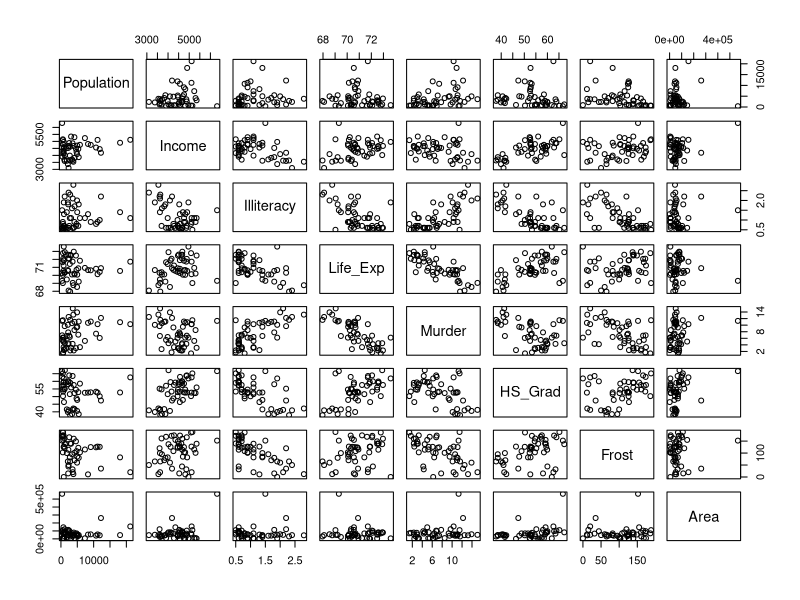
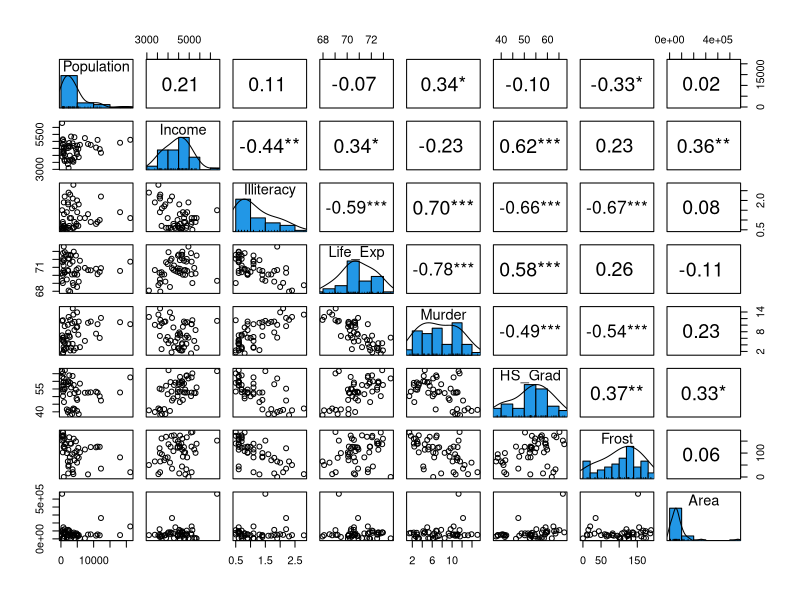
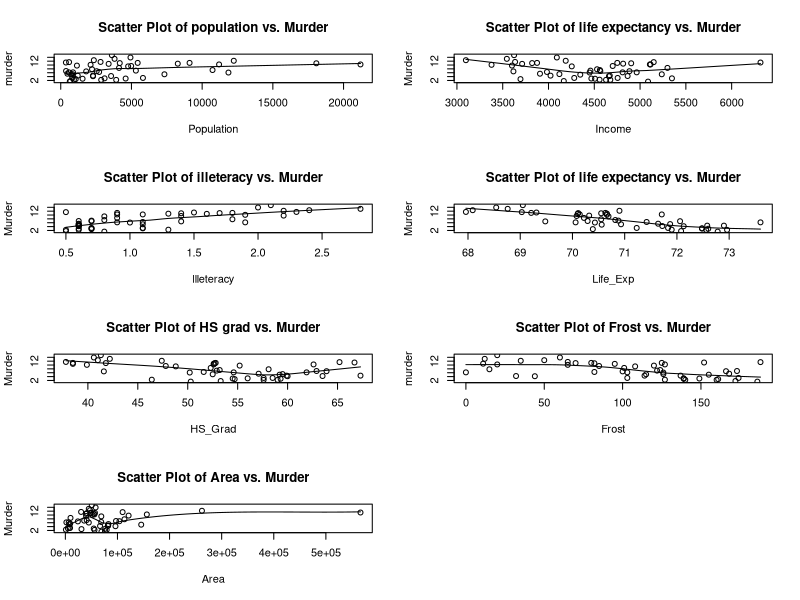
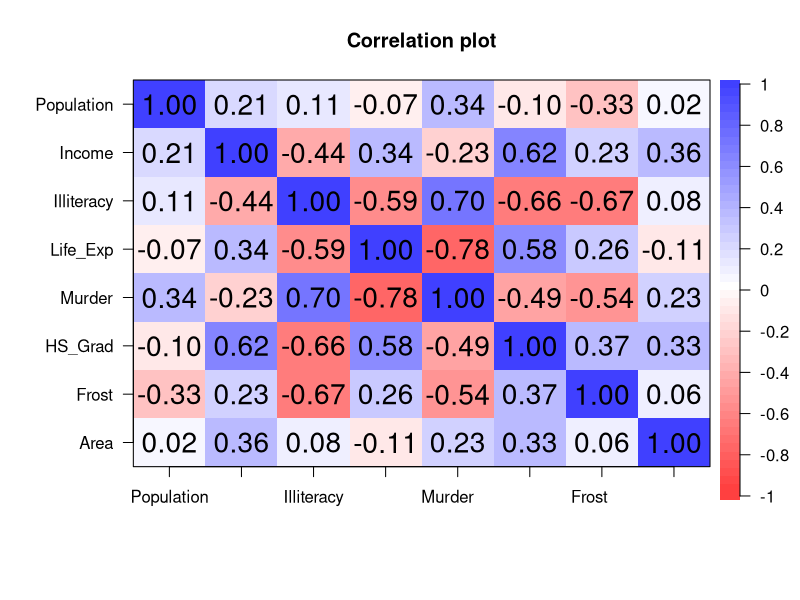

Source code (R) for these figures, in order:
states<-as.data.frame(state.x77)
states
str(states)
View(states)
colnames(states)[colnames(states)=="Life Exp"]<-"Life_Exp"
colnames(states)[colnames(states)=="HS Grad"]<-"HS_Grad"
View(states)
windows(20,10)
pairs(states)
#install.packages("psych")
library(psych)
pairs.panels(states,
             smooth = FALSE,      # If TRUE, draws loess smooths
             scale = FALSE,      # If TRUE, scales the correlation text font
             density = TRUE,     # If TRUE, adds density plots and histograms
             ellipses = FALSE,    # If TRUE, draws ellipses
             method = "pearson",# Correlation method (also "pearson" or "kendall")
             pch = 21,           # pch symbol
             lm = FALSE,         # If TRUE, plots linear fit rather than the LOESS (smoothed) fit
             cor = TRUE,         # If TRUE, reports correlations
             jiggle = FALSE,     # If TRUE, data points are jittered
             factor = 2,         # Jittering factor
             hist.col = 4,       # Histograms color
             stars = TRUE,       # If TRUE, adds significance level with stars
             ci = TRUE)     
model <- lm(Murder ~ 
              Population + 
              Income + 
              Illiteracy + 
              Life_Exp + 
              HS_Grad + 
              Frost+
              Area,
            data = states)
model
summary(model)
windows(20,10)
par(mfrow=c(4,2))


scatter.smooth(x=states$Population,
               y=states$Murder,
               main = "Scatter Plot of population vs. Murder",
               xlab = "Population",
               ylab = "murder")
scatter.smooth(x=states$Income,
               y=states$Murder,
               main = "Scatter Plot of life expectancy vs. Murder",
               xlab="Income",
               ylab="Murder")

scatter.smooth(x=states$Illiteracy,
               y=states$Murder,
               main = "Scatter Plot of illeteracy vs. Murder",
               xlab="Illeteracy",
               ylab = "Murder")
scatter.smooth(x=states$Life_Exp,
               y=states$Murder,
               xlab="Life_Exp",
               ylab="Murder",
               main = "Scatter Plot of life expectancy vs. Murder")
scatter.smooth(x=states$HS_Grad,
               y=states$Murder,
               main = "Scatter Plot of HS grad vs. Murder",
               xlab = "HS_Grad",
               ylab="Murder")
scatter.smooth(x=states$Frost,
               y=states$Murder,
               main = "Scatter Plot of Frost vs. Murder",
               xlab = "Frost",
               ylab ="murder")
scatter.smooth(x=states$Area,
               y=states$Murder,
               main = "Scatter Plot of Area vs. Murder",
               xlab = "Area",
               ylab = "Murder")

#cor(states$Murder,states$Population)
correlation_matrix<-cor(states)
windows(20,16)
corPlot(correlation_matrix)
